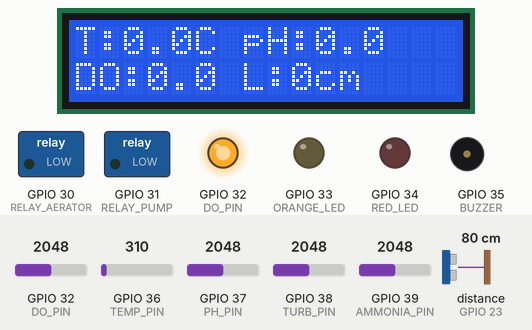
Simulated run of this sketch. Board: ESP32. On the bench: 16×2 character LCD, switched loads named in the sketch (green lamp = pin HIGH), output pins drawn as LEDs (lit = HIGH), buzzer (waves = sounding, pin HIGH). Wiring (inferred from the names in the program): ultrasonic range finder: trigger GPIO 22; echo GPIO 23. Inputs (shaded band) come from the test bench; at power-on: GPIO 32 (DO_PIN) = 2048, GPIO 37 (PH_PIN) = 2048, GPIO 36 (TEMP_PIN) = 310, GPIO 38 (TURB_PIN) = 2048, GPIO 39 (AMMONIA_PIN) = 2048, distance to the obstacle (sensor on GPIO 23) 80 cm. The echo pulse lasts 58.3 µs per cm; the modem accepts every AT command (registered, SIM ready, sends succeed) and sends nothing else; pins used as bus, display or sensor lines are not drawn; what the sketch prints to the serial monitor is not drawn.

Above: at 7.2 s.
7.3 s: GPIO 32 (DO_PIN) set to 282
10.3 s: GPIO 32 (DO_PIN) set to 243
At 12.9 s:
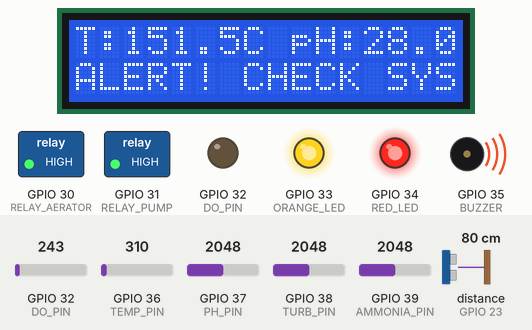
13.7 s: GPIO 37 (PH_PIN) set to 668
At 17.0 s:
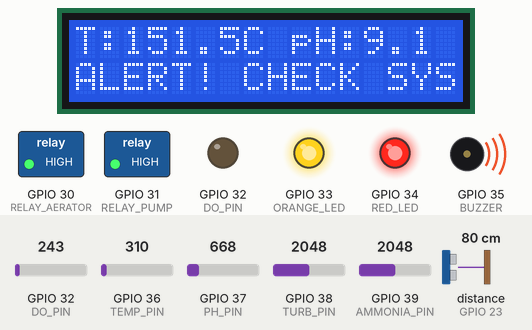
17.7 s: GPIO 37 (PH_PIN) set to 570
At 21.2 s:
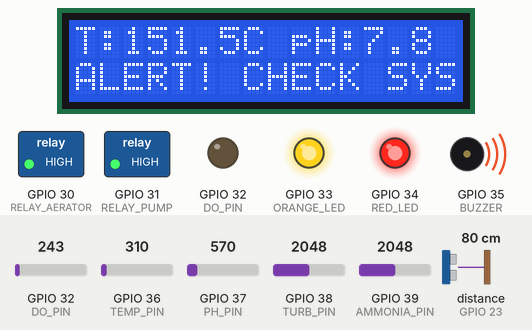
21.7 s: GPIO 36 (TEMP_PIN) set to 218
At 25.4 s:
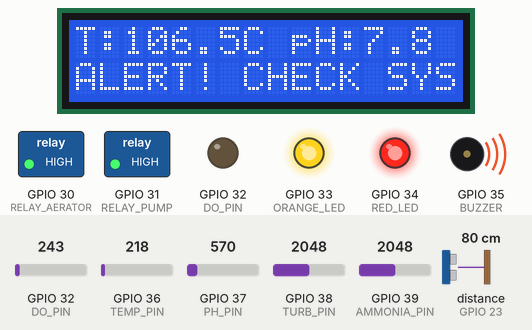
25.7 s: GPIO 36 (TEMP_PIN) set to 183
At 29.6 s:
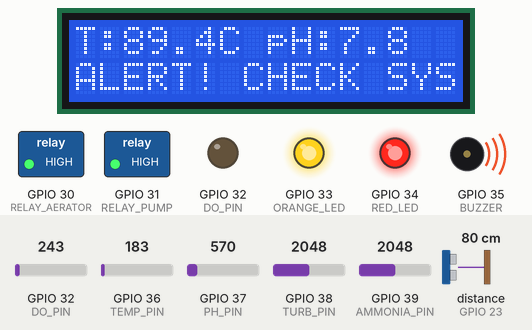
Timing chart, 0 to 30.7 s (numbered marks = the images above; inputs shaded):
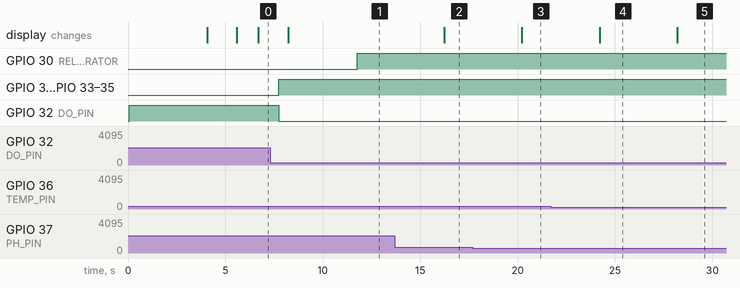

The sketch:

Smart_Fish_Pond_SystemV.01.ino
````cpp
/*
  ╔════════════════════════════════════════════════════════╗
  ║  SMART FISH POND MANAGEMENT SYSTEM                     ║
  ║  Arduino MEGA2560 Firmware - Proteus Simulation        ║
  ║  Author: Ezamamti Ronald A                             ║
  ║  Version: 2.0 (Arduino MEGA2560)                       ║
  ╚════════════════════════════════════════════════════════╝
*/

#include <LiquidCrystal.h>

// ==================== PIN DEFINITIONS ====================
// Analog Sensors (ADC Inputs)
#define TEMP_PIN        A0  // LM35 Temperature Sensor
#define PH_PIN          A1  // pH Meter Sensor
#define TURB_PIN        A2  // Turbidity Sensor (POT simulation)
#define AMMONIA_PIN     A3  // Ammonia Sensor (POT simulation)
#define DO_PIN          A4  // Dissolved Oxygen Sensor (POT simulation)

// Ultrasonic Water Level Sensor
#define TRIG_PIN        22  // Trigger pin
#define ECHO_PIN        23  // Echo pin

// LCD Display (4-bit mode)
#define LCD_RS          24
#define LCD_EN          25
#define LCD_D4          26
#define LCD_D5          27
#define LCD_D6          28
#define LCD_D7          29

// Actuators (Digital Outputs)
#define RELAY_AERATOR   30  // Relay controlling aerator motor
#define RELAY_PUMP      31  // Relay controlling water pump

// Indicators (Digital Outputs)
#define GREEN_LED       32  // Normal status indicator
#define ORANGE_LED      33  // Warning status indicator
#define RED_LED         34  // Alert status indicator
#define BUZZER          35  // Audio alarm

// ==================== THRESHOLDS ====================
// Temperature (°C)
#define TEMP_MAX        32.0
#define TEMP_MIN        20.0
#define TEMP_WARNING    30.0

// pH
#define PH_MIN          6.5
#define PH_MAX          8.5
#define PH_WARNING_LOW  6.8
#define PH_WARNING_HIGH 8.2

// Turbidity (NTU)
#define TURB_MAX        50.0
#define TURB_WARNING    40.0

// Ammonia (ppm)
#define NH3_MAX         0.05
#define NH3_WARNING     0.03

// Dissolved Oxygen (mg/L)
#define DO_MIN          5.0
#define DO_WARNING      6.0

// Water Level (cm)
#define WATER_LEVEL_MIN 10.0

// ==================== GLOBAL VARIABLES ====================
LiquidCrystal lcd(LCD_RS, LCD_EN, LCD_D4, LCD_D5, LCD_D6, LCD_D7);

// Sensor readings
float temperature = 0.0;
float pH_value = 0.0;
float turbidity = 0.0;
float ammonia = 0.0;
float dissolvedOxygen = 0.0;
float waterLevel = 0.0;

// System status flags
bool alertTriggered = false;
bool warningTriggered = false;
bool aeratorActive = false;
bool pumpActive = false;

// GSM alert timing
unsigned long lastGSMAlert = 0;
const unsigned long GSM_ALERT_INTERVAL = 300000; // 5 minutes

// Update intervals
unsigned long lastSensorRead = 0;
const unsigned long SENSOR_READ_INTERVAL = 2000; // 2 seconds

unsigned long lastDisplayUpdate = 0;
const unsigned long DISPLAY_UPDATE_INTERVAL = 1000; // 1 second

// ==================== SETUP ====================
void setup() {
  // Initialize Serial Communications
  Serial.begin(9600);   // Virtual Terminal (debugging) - Serial0
  Serial1.begin(9600);  // GSM Module (SIM900D) - Serial1

  // Initialize LCD (16 columns x 2 rows)
  lcd.begin(16, 2);
  lcd.clear();

  // Display startup message
  lcd.setCursor(0, 0);
  lcd.print("  FISH  POND");
  lcd.setCursor(0, 1);
  lcd.print("INITIALIZING...");

  // Configure Pin Modes - Actuators
  pinMode(RELAY_AERATOR, OUTPUT);
  pinMode(RELAY_PUMP, OUTPUT);
  pinMode(GREEN_LED, OUTPUT);
  pinMode(ORANGE_LED, OUTPUT);
  pinMode(RED_LED, OUTPUT);
  pinMode(BUZZER, OUTPUT);

  // Configure Pin Modes - Sensors
  pinMode(TRIG_PIN, OUTPUT);
  pinMode(ECHO_PIN, INPUT);

  // Set Initial States (All OFF)
  digitalWrite(RELAY_AERATOR, LOW);
  digitalWrite(RELAY_PUMP, LOW);
  digitalWrite(GREEN_LED, HIGH);  // Start with normal status
  digitalWrite(ORANGE_LED, LOW);
  digitalWrite(RED_LED, LOW);
  digitalWrite(BUZZER, LOW);

  delay(2000);

  // Initialize GSM Module
  initGSM();

  // Clear LCD and show ready message
  lcd.clear();
  lcd.setCursor(0, 0);
  lcd.print("SYSTEM  READY");
  delay(1500);
  lcd.clear();

  // Print startup message to Serial
  Serial.println("========================================");
  Serial.println(" SMART FISH POND MANAGEMENT SYSTEM");
  Serial.println(" Arduino MEGA2560 - System Ready");
  Serial.println("========================================");
  Serial.println();

  lastSensorRead = millis();
  lastDisplayUpdate = millis();
}

// ==================== MAIN LOOP ====================
void loop() {
  unsigned long currentMillis = millis();

  // Read sensors at defined interval
  if (currentMillis - lastSensorRead >= SENSOR_READ_INTERVAL) {
    readAllSensors();
    checkWaterQuality();
    controlActuators();
    logDataToSerial();

    // Send GSM alert if needed (throttled)
    if (alertTriggered && (currentMillis - lastGSMAlert >= GSM_ALERT_INTERVAL)) {
      sendGSMAlert();
      lastGSMAlert = currentMillis;
    }

    lastSensorRead = currentMillis;
  }

  // Update LCD display at defined interval
  if (currentMillis - lastDisplayUpdate >= DISPLAY_UPDATE_INTERVAL) {
    updateLCDDisplay();
    lastDisplayUpdate = currentMillis;
  }
}

// ==================== SENSOR READING FUNCTIONS ====================

void readAllSensors() {
  // Read Temperature (LM35: 10mV/°C, Arduino ADC: 0-1023 for 0-5V)
  int tempRaw = analogRead(TEMP_PIN);
  temperature = (tempRaw * 5.0 / 1023.0) * 100.0;

  // Read pH (0-14 pH mapped to 0-5V)
  int phRaw = analogRead(PH_PIN);
  pH_value = (phRaw * 14.0) / 1023.0;

  // Read Turbidity (0-100 NTU mapped to 0-5V)
  int turbRaw = analogRead(TURB_PIN);
  turbidity = (turbRaw * 100.0) / 1023.0;

  // Read Ammonia (0-1 ppm mapped to 0-5V)
  int ammoniaRaw = analogRead(AMMONIA_PIN);
  ammonia = (ammoniaRaw * 1.0) / 1023.0;

  // Read Dissolved Oxygen (0-20 mg/L mapped to 0-5V)
  int doRaw = analogRead(DO_PIN);
  dissolvedOxygen = (doRaw * 20.0) / 1023.0;

  // Read Water Level (Ultrasonic sensor)
  waterLevel = getWaterLevel();
}

float getWaterLevel() {
  // Send ultrasonic pulse
  digitalWrite(TRIG_PIN, LOW);
  delayMicroseconds(2);
  digitalWrite(TRIG_PIN, HIGH);
  delayMicroseconds(10);
  digitalWrite(TRIG_PIN, LOW);

  // Measure echo duration (timeout 30ms)
  long duration = pulseIn(ECHO_PIN, HIGH, 30000);

  // Calculate distance in cm (speed of sound = 343 m/s)
  float distance = (duration * 0.0343) / 2.0;

  // Convert to water level (sensor mounted 100cm above pond bottom)
  float level = 100.0 - distance;

  // Constrain to valid range
  if (level < 0) level = 0;
  if (level > 100) level = 100;

  return level;
}

// ==================== WATER QUALITY ANALYSIS ====================

void checkWaterQuality() {
  alertTriggered = false;
  warningTriggered = false;

  // ===== CRITICAL CONDITIONS (ALERT) =====

  // Temperature Check
  if (temperature > TEMP_MAX) {
    alertTriggered = true;
    Serial.println("ALERT: Temperature TOO HIGH!");
  } else if (temperature < TEMP_MIN) {
    alertTriggered = true;
    Serial.println("ALERT: Temperature TOO LOW!");
  }

  // pH Check
  if (pH_value < PH_MIN) {
    alertTriggered = true;
    Serial.println("ALERT: pH TOO LOW (Acidic)!");
  } else if (pH_value > PH_MAX) {
    alertTriggered = true;
    Serial.println("ALERT: pH TOO HIGH (Alkaline)!");
  }

  // Turbidity Check
  if (turbidity > TURB_MAX) {
    alertTriggered = true;
    Serial.println("ALERT: High Turbidity Detected!");
  }

  // Ammonia Check
  if (ammonia > NH3_MAX) {
    alertTriggered = true;
    Serial.println("ALERT: Ammonia Level CRITICAL!");
  }

  // Dissolved Oxygen Check
  if (dissolvedOxygen < DO_MIN) {
    alertTriggered = true;
    Serial.println("ALERT: Dissolved Oxygen TOO LOW!");
  }

  // Water Level Check
  if (waterLevel < WATER_LEVEL_MIN) {
    alertTriggered = true;
    Serial.println("ALERT: Water Level CRITICALLY LOW!");
  }

  // ===== WARNING CONDITIONS (Approaching thresholds) =====

  if (!alertTriggered) {
    if (temperature > TEMP_WARNING && temperature <= TEMP_MAX) {
      warningTriggered = true;
    }
    if (pH_value < PH_WARNING_LOW && pH_value >= PH_MIN) {
      warningTriggered = true;
    }
    if (pH_value > PH_WARNING_HIGH && pH_value <= PH_MAX) {
      warningTriggered = true;
    }
    if (turbidity > TURB_WARNING && turbidity <= TURB_MAX) {
      warningTriggered = true;
    }
    if (ammonia > NH3_WARNING && ammonia <= NH3_MAX) {
      warningTriggered = true;
    }
    if (dissolvedOxygen < DO_WARNING && dissolvedOxygen >= DO_MIN) {
      warningTriggered = true;
    }
  }
}

// ==================== ACTUATOR CONTROL ====================

void controlActuators() {
  if (alertTriggered) {
    // ===== ALERT STATE =====

    // Turn on alert indicators
    digitalWrite(RED_LED, HIGH);
    digitalWrite(GREEN_LED, LOW);
    digitalWrite(ORANGE_LED, HIGH);
    digitalWrite(BUZZER, HIGH);

    // Activate aerator if DO is low
    if (dissolvedOxygen < DO_MIN) {
      if (!aeratorActive) {
        digitalWrite(RELAY_AERATOR, HIGH);
        aeratorActive = true;
        Serial.println("ACTION: Aerator ACTIVATED (Low DO)");
      }
    } else {
      if (aeratorActive) {
        digitalWrite(RELAY_AERATOR, LOW);
        aeratorActive = false;
      }
    }

    // Activate pump if temp high, ammonia high, or turbidity high
    if (temperature > TEMP_MAX || ammonia > NH3_MAX || turbidity > TURB_MAX) {
      if (!pumpActive) {
        digitalWrite(RELAY_PUMP, HIGH);
        pumpActive = true;
        Serial.println("ACTION: Water Pump ACTIVATED");
      }
    } else {
      if (pumpActive) {
        digitalWrite(RELAY_PUMP, LOW);
        pumpActive = false;
      }
    }

  } else if (warningTriggered) {
    // ===== WARNING STATE =====

    digitalWrite(RED_LED, LOW);
    digitalWrite(GREEN_LED, LOW);
    digitalWrite(ORANGE_LED, HIGH);
    digitalWrite(BUZZER, LOW);
    digitalWrite(RELAY_AERATOR, LOW);
    digitalWrite(RELAY_PUMP, LOW);
    aeratorActive = false;
    pumpActive = false;

  } else {
    // ===== NORMAL STATE =====

    digitalWrite(RED_LED, LOW);
    digitalWrite(GREEN_LED, HIGH);
    digitalWrite(ORANGE_LED, LOW);
    digitalWrite(BUZZER, LOW);
    digitalWrite(RELAY_AERATOR, LOW);
    digitalWrite(RELAY_PUMP, LOW);
    aeratorActive = false;
    pumpActive = false;
  }
}

// ==================== LCD DISPLAY ====================

void updateLCDDisplay() {
  lcd.clear();

  // Line 1: Temperature and pH
  lcd.setCursor(0, 0);
  lcd.print("T:");
  lcd.print(temperature, 1);
  lcd.print("C pH:");
  lcd.print(pH_value, 1);

  // Line 2: Status or Key Parameters
  lcd.setCursor(0, 1);

  if (alertTriggered) {
    lcd.print("ALERT! CHECK SYS");
  } else if (warningTriggered) {
    lcd.print("WARNING:MONITOR ");
  } else {
    lcd.print("DO:");
    lcd.print(dissolvedOxygen, 1);
    lcd.print(" L:");
    lcd.print(waterLevel, 0);
    lcd.print("cm");
  }
}

// ==================== SERIAL LOGGING ====================

void logDataToSerial() {
  Serial.println("========================================");
  Serial.println("    WATER QUALITY DATA SNAPSHOT");
  Serial.println("========================================");
  Serial.print("Temperature:      ");
  Serial.print(temperature, 2);
  Serial.println(" C");

  Serial.print("pH Level:         ");
  Serial.println(pH_value, 2);

  Serial.print("Turbidity:        ");
  Serial.print(turbidity, 2);
  Serial.println(" NTU");

  Serial.print("Ammonia (NH3):    ");
  Serial.print(ammonia, 3);
  Serial.println(" ppm");

  Serial.print("Dissolved Oxygen: ");
  Serial.print(dissolvedOxygen, 2);
  Serial.println(" mg/L");

  Serial.print("Water Level:      ");
  Serial.print(waterLevel, 2);
  Serial.println(" cm");

  Serial.println("----------------------------------------");
  Serial.print("System Status:    ");

  if (alertTriggered) {
    Serial.println("ALERT");
  } else if (warningTriggered) {
    Serial.println("WARNING");
  } else {
    Serial.println("NORMAL");
  }

  Serial.print("Aerator:          ");
  Serial.println(aeratorActive ? "ON" : "OFF");

  Serial.print("Water Pump:       ");
  Serial.println(pumpActive ? "ON" : "OFF");

  Serial.println("========================================");
  Serial.println();
}

// ==================== GSM FUNCTIONS ====================

void initGSM() {
  Serial.println("Initializing SIM900D GSM Module...");

  Serial1.println("AT");
  delay(1000);

  Serial1.println("AT+CMGF=1"); // Set SMS text mode
  delay(1000);

  Serial.println("GSM Module Initialized");
}

void sendGSMAlert() {
  Serial.println("========================================");
  Serial.println("  SENDING GSM ALERT SMS...");
  Serial.println("========================================");

  // Replace with actual phone number
  Serial1.println("AT+CMGS=\"+256700000000\"");
  delay(1000);

  // Compose SMS message
  Serial1.print("FISH POND ALERT!\n\n");
  Serial1.print("Critical conditions detected:\n");
  Serial1.print("Temp: ");
  Serial1.print(temperature, 1);
  Serial1.print(" C\n");
  Serial1.print("pH: ");
  Serial1.print(pH_value, 1);
  Serial1.print("\n");
  Serial1.print("DO: ");
  Serial1.print(dissolvedOxygen, 1);
  Serial1.print(" mg/L\n");
  Serial1.print("NH3: ");
  Serial1.print(ammonia, 2);
  Serial1.print(" ppm\n");
  Serial1.print("Water Level: ");
  Serial1.print(waterLevel, 1);
  Serial1.print(" cm\n\n");
  Serial1.print("CHECK POND IMMEDIATELY!");

  Serial1.write(26); // Ctrl+Z to send SMS
  delay(5000);

  Serial.println("GSM Alert SMS Sent Successfully");
  Serial.println();
}
// ```

// **Key Change:** Renamed `pH` variable to `pH_value` to avoid conflicts with some compilers.

// ---

// ### **STEP 3: Compile the Code**
// ```
// 1. Copy the complete code above into Arduino IDE
// 2. Click "Verify" (✓ checkmark button)
// 3. Wait for compilation to complete
// 4. Check for "Done compiling" message at bottom
// 5. Note: Should show 0 errors, 0 warnings
// ```

// ---

// ### **STEP 4: Export HEX File**
// ```
// 1. After successful compilation
// 2. Sketch → Export Compiled Binary
// 3. A message will appear: "Done compiling and creating .hex"
// 4. Navigate to your sketch folder (usually in Documents/Arduino/)
// 5. You'll find TWO .hex files:
//    - YourSketchName.ino.standard.hex (use this one)
//    - YourSketchName.ino.with_bootloader.standard.hex
// 6. Copy the first .hex file to a known location
// ```

// ---

// ### **STEP 5: Update Proteus Connections for MEGA2560**

// Since you switched to Arduino MEGA2560, **update your connections**:

// #### **🔄 REVISED CONNECTION CHANGES:**

// | **Component** | **Old ESP32 Pin** | **New MEGA2560 Pin** |
// |---------------|-------------------|----------------------|
// | LM35 (Temp) | GPIO36 (VP) | **A0** |
// | pH Meter | GPIO39 (VN) | **A1** |
// | Turbidity POT | GPIO34 | **A2** |
// | Ammonia POT | GPIO35 | **A3** |
// | DO POT | GPIO32 | **A4** |
// | Ultrasonic TRIG | GPIO5 | **Digital Pin 22** |
// | Ultrasonic ECHO | GPIO18 | **Digital Pin 23** |
// | LCD RS | GPIO13 | **Digital Pin 24** |
// | LCD EN | GPIO12 | **Digital Pin 25** |
// | LCD D4 | GPIO14 | **Digital Pin 26** |
// | LCD D5 | GPIO27 | **Digital Pin 27** |
// | LCD D6 | GPIO26 | **Digital Pin 28** |
// | LCD D7 | GPIO25 | **Digital Pin 29** |
// | Relay Aerator | GPIO23 | **Digital Pin 30** |
// | Relay Pump | GPIO19 | **Digital Pin 31** |
// | Green LED | GPIO2 | **Digital Pin 32** |
// | Orange LED | GPIO15 | **Digital Pin 33** |
// | Red LED | GPIO33 | **Digital Pin 34** |
// | Buzzer | GPIO21 | **Digital Pin 35** |
// | GSM TX | GPIO17 (TX2) | **TX1 (Pin 18)** |
// | GSM RX | GPIO16 (RX2) | **RX1 (Pin 19)** |
// | Virtual Terminal TX | GPIO1 (TX0) | **TX0 (Pin 1)** |
// | Virtual Terminal RX | GPIO3 (RX0) | **RX0 (Pin 0)** |

// #### **Power Connections:**
// ```
// Arduino MEGA2560:
//   VIN pin → 5V Rail (from LM1117T-5.0)
//   GND pin → Common Ground
//   5V pin → Leave unconnected (internal regulator output)
// ```

// ---

// ### **STEP 6: Load HEX into Proteus MEGA2560**
// ```
// 1. In Proteus, double-click the ARDUINO MEGA2560 component
// 2. In the Edit Component window:
//    - Program File: Click folder icon → Browse to your .hex file
//    - Clock Frequency: 16MHz (default for MEGA2560)
// 3. Click OK
// 4. The component should now show a small "P" icon indicating program loaded
// ```

// ---

// ### **STEP 7: Configure Virtual Terminal**
// ```
// 1. Double-click COMPIM (Virtual Terminal)
// 2. Ensure these settings:
//    - Physical Port: (None)
//    - Baud Rate: 9600
//    - Data Bits: 8
//    - Parity: None
//    - Stop Bits: 1
//    - Flow Control: None
// 3. Click OK
// ```

// ---

// ### **STEP 8: Run Simulation**
// ```
// 1. Click the PLAY button ▶️ (bottom left of Proteus)
// 2. Simulation should start without errors
// 3. Watch for:
//    ✓ LCD displays "FISH POND" then "INITIALIZING..."
//    ✓ After 2 seconds: "SYSTEM READY"
//    ✓ Green LED turns ON
//    ✓ Virtual Terminal shows startup banner
// ```

// ---

// ## **🔍 IF ERRORS STILL OCCUR:**

// ### **Error: "Program property is not defined"**

// **Cause:** HEX file not loaded or wrong file selected

// **Fix:**
// ```
// 1. Verify .hex file exists in sketch folder
// 2. Double-click Arduino MEGA2560 in Proteus
// 3. Click Program File → Browse again
// 4. Select the .standard.hex file (NOT .with_bootloader)
// 5. Click OK
// 6. Try simulation again
// ```

// ### **Error: "AVR: Cannot open program file"**

// **Cause:** File path contains special characters or spaces

// **Fix:**
// ```
// 1. Move .hex file to simple path: C:\Proteus\fishpond.hex
// 2. In Proteus, load from this simple path
// 3. Avoid paths with spaces or special characters
// ```

// ### **Error: "Simulation failed to start"**

// **Cause:** Component mismatch or power issues

// **Fix:**
// ```
// 1. Check Arduino MEGA2560 is powered:
//    - VIN → 5V Rail
//    - GND → Common Ground
// 2. Verify all regulators (LM1117) have correct pin connections
// 3. Check no floating wires
// 4. Ensure common GND for all components
// ```

// ---

// ## **✅ VERIFICATION CHECKLIST**

// Before running simulation, verify:
// ```
// ARDUINO IDE
// □ Board: Arduino Mega or Mega 2560 selected
// □ Processor: ATmega2560 selected
// □ Code compiled successfully (0 errors)
// □ .hex file exported to known location

// PROTEUS - ARDUINO COMPONENT
// □ Arduino MEGA2560 (not UNO, not ESP32)
// □ Program File loaded (.standard.hex)
// □ VIN connected to 5V rail
// □ GND connected to common ground

// PROTEUS - CONNECTIONS
// □ All analog sensors → A0-A4
// □ Ultrasonic → Pins 22, 23
// □ LCD → Pins 24-29
// □ Relays → Pins 30, 31
// □ LEDs → Pins 32-34
// □ Buzzer → Pin 35
// □ GSM → TX1/RX1 (Pins 18/19)
// □ Virtual Terminal → TX0/RX0 (Pins 0/1)

// PROTEUS - POWER
// □ DC source 9V configured
// □ LiPo Battery 7.4V configured
// □ LM1117T-5.0 connected correctly
// □ LM1117T-3.3 connected correctly
// □ Capacitors in place
// □ All grounds common

// PROTEUS - SENSORS
// □ LM35 configured (25°C)
// □ pH Meter configured (7.0)
// □ Ultrasonic configured (50cm)
// □ POTs configured (50% DO, 30% Turb, 20% NH3)
// □ LCD contrast POT (25%)
// ```

// ---

// ## **🚀 EXPECTED RESULTS AFTER FIX**

// Once you load the .hex file correctly:
// ```
// ✓ Simulation starts without errors
// ✓ LCD shows initialization sequence
// ✓ Green LED turns ON
// ✓ Virtual Terminal displays:
//   "========================================"
//   " SMART FISH POND MANAGEMENT SYSTEM"
//   " Arduino MEGA2560 - System Ready"
//   "========================================"
// ✓ After 2 seconds, water quality data appears
// ✓ System is ready for testing
````

Measured:
- the behaviour switches between 256 and 255 on GPIO 32 (DO_PIN) (found by bisection; images 0 and 1)
- after the input at 10.3 s, GPIO 30 (RELAY_AERATOR): LOW → HIGH after 1.5 s
- after the input at 13.7 s, the display: changes after 2.5 s (image 2)
- after the input at 17.7 s, the display: changes after 2.5 s (image 3)
- after the input at 21.7 s, the display: changes after 2.5 s (image 4)
- after the input at 25.7 s, the display: changes after 2.5 s (image 5)
